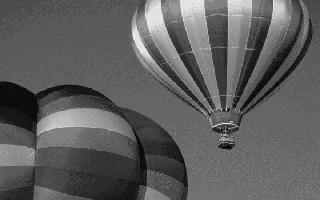
#> input picture balloon.bmp, 320 x 200 px
$ python ex1.py
#> lines starting #> are read from the running program, lines starting #| are printed output that depends on the picture
#> further down, raw is the input picture: shape (200, 320); min 12, max 255, mean 94.2
import cv2
import matplotlib
import matplotlib.pyplot as plt
import numpy as np


# 实验一：画直方图


# 为便于后续实验的使用，这里声明一个函数，用于计算直方图，传入参数为原灰度图，返回参数为计算后的直方图
def caculateHist(rawImage):
    height = rawImage.shape[0]  # 获取图像的高度
#> height = 200
    width = rawImage.shape[1]  # 获取图像的宽度
#> width = 320
    hist = np.zeros(256)  # 初始化一个长度为256、值全为0的向量
    for r in range(0, height):  # 遍历每个像素
        for c in range(0, width):
            grey = rawImage[r][c]  # 获取灰度
            hist[grey] = hist[grey]+1  # 将对应灰度的记录数量+1
#> after the loop, hist = 256 values, max 12667 at index 101, min 0 at index 0, mean 250
    hist = hist/rawImage.size  # 将hist向量点除原图的像素数量（即归一化）
#> hist = 256 values, max 0.198 at index 101, min 0 at index 0, mean 0.00391
    return hist


# 直接执行该文件时运行下列代码
if __name__ == '__main__':
    # 导入图片
    raw = cv2.imread("./balloon.bmp", 0)  # 0表示以灰度图形式导入，导入后raw是一个二维矩阵

    # 实际处理
    hist = caculateHist(raw)  # 调用前面声明的函数来计算直方图

    # 以下代码用于显示图片
    matplotlib.rcParams['font.sans-serif'] = ['SimHei']   # 用黑体显示中文
    matplotlib.rcParams['axes.unicode_minus'] = False     # 正常显示负号

    plt.subplot(1, 2, 1)  # 显示原图
    plt.imshow(cv2.cvtColor(raw, cv2.COLOR_GRAY2RGB))
    plt.title("原始图像")

    plt.subplot(1, 2, 2)  # 显示直方图
    plt.bar(range(0, 256), hist)
    plt.title("直方图")

    plt.show()
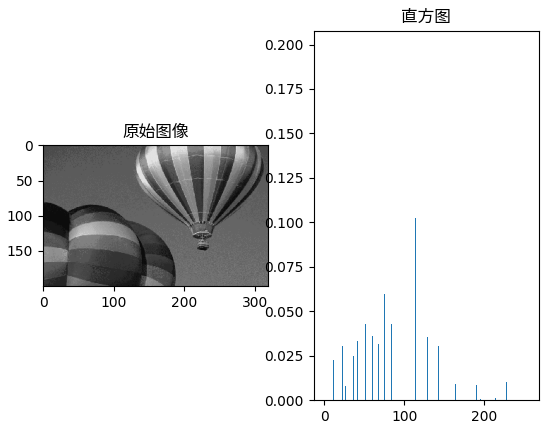
#> figure drawn by matplotlib, 2 panels; panel 2: tallest bar 0.198 high, from x = 100.6 to 101.4
